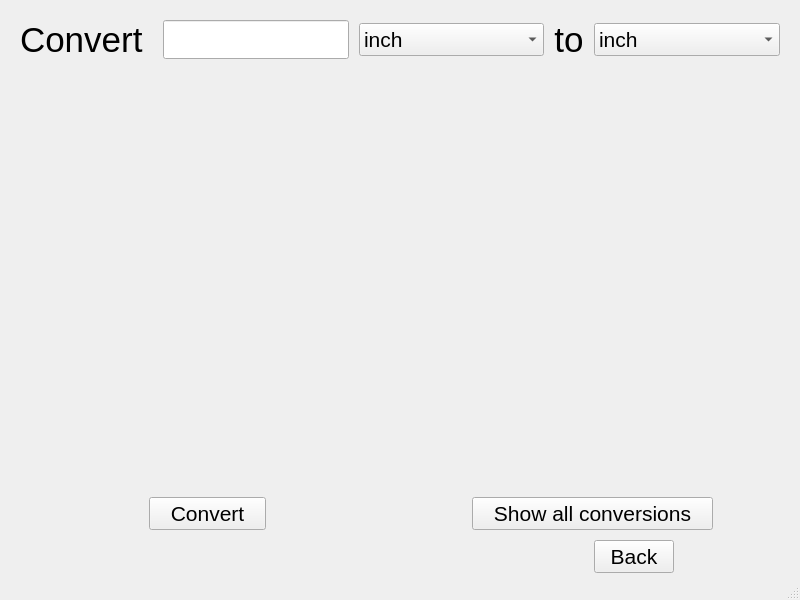
<?xml version="1.0" encoding="UTF-8"?>
<ui version="4.0">
 <class>MainWindow</class>
 <widget class="QMainWindow" name="MainWindow">
  <property name="geometry">
   <rect>
    <x>0</x>
    <y>0</y>
    <width>800</width>
    <height>600</height>
   </rect>
  </property>
  <property name="minimumSize">
   <size>
    <width>800</width>
    <height>600</height>
   </size>
  </property>
  <property name="windowTitle">
   <string>MainWindow</string>
  </property>
  <widget class="QWidget" name="centralwidget">
   <layout class="QGridLayout" name="gridLayout">
    <property name="leftMargin">
     <number>20</number>
    </property>
    <property name="topMargin">
     <number>20</number>
    </property>
    <property name="rightMargin">
     <number>20</number>
    </property>
    <property name="bottomMargin">
     <number>5</number>
    </property>
    <property name="spacing">
     <number>10</number>
    </property>
    <item row="0" column="9">
     <widget class="QPushButton" name="btn_flip">
      <property name="sizePolicy">
       <sizepolicy hsizetype="Fixed" vsizetype="Fixed">
        <horstretch>0</horstretch>
        <verstretch>0</verstretch>
       </sizepolicy>
      </property>
      <property name="font">
       <font>
        <family>Segoe UI</family>
        <pointsize>26</pointsize>
        <italic>false</italic>
        <bold>false</bold>
       </font>
      </property>
      <property name="styleSheet">
       <string notr="true">QPushButton {
    border: none;
    background: transparent; /* Optional: Remove background as well */
    font: 26pt &quot;Segoe UI&quot;; /* Example: Change font */
    padding: 0;
    text-align: center;
}
QPushButton:hover {
    color: #0056b3; /* Optional: Add hover effects for interactivity */
}
</string>
      </property>
      <property name="text">
       <string>to</string>
      </property>
     </widget>
    </item>
    <item row="0" column="10">
     <widget class="QComboBox" name="combo_unit_to">
      <property name="font">
       <font>
        <pointsize>16</pointsize>
       </font>
      </property>
      <item>
       <property name="text">
        <string>inch</string>
       </property>
      </item>
      <item>
       <property name="text">
        <string>feet</string>
       </property>
      </item>
      <item>
       <property name="text">
        <string>yard</string>
       </property>
      </item>
      <item>
       <property name="text">
        <string>mile</string>
       </property>
      </item>
      <item>
       <property name="text">
        <string>banana</string>
       </property>
      </item>
      <item>
       <property name="text">
        <string>football field</string>
       </property>
      </item>
      <item>
       <property name="text">
        <string>basketball court</string>
       </property>
      </item>
      <item>
       <property name="text">
        <string>Washington Monument</string>
       </property>
      </item>
      <item>
       <property name="text">
        <string>dollar bill</string>
       </property>
      </item>
      <item>
       <property name="text">
        <string>semi truck</string>
       </property>
      </item>
      <item>
       <property name="text">
        <string>bald eagle</string>
       </property>
      </item>
      <item>
       <property name="text">
        <string>Empire State Building</string>
       </property>
      </item>
      <item>
       <property name="text">
        <string>hot dog</string>
       </property>
      </item>
      <item>
       <property name="text">
        <string>M4 carbine</string>
       </property>
      </item>
      <item>
       <property name="text">
        <string>Grand Canyon</string>
       </property>
      </item>
     </widget>
    </item>
    <item row="0" column="6">
     <widget class="QLabel" name="label">
      <property name="sizePolicy">
       <sizepolicy hsizetype="Fixed" vsizetype="Fixed">
        <horstretch>6</horstretch>
        <verstretch>6</verstretch>
       </sizepolicy>
      </property>
      <property name="font">
       <font>
        <pointsize>26</pointsize>
       </font>
      </property>
      <property name="text">
       <string>Convert </string>
      </property>
     </widget>
    </item>
    <item row="7" column="6" colspan="5">
     <layout class="QHBoxLayout" name="horizontalLayout">
      <property name="sizeConstraint">
       <enum>QLayout::SizeConstraint::SetMaximumSize</enum>
      </property>
      <item>
       <layout class="QVBoxLayout" name="verticalLayout_2">
        <item alignment="Qt::AlignmentFlag::AlignHCenter">
         <widget class="QPushButton" name="btn_convert">
          <property name="enabled">
           <bool>true</bool>
          </property>
          <property name="sizePolicy">
           <sizepolicy hsizetype="Fixed" vsizetype="Fixed">
            <horstretch>0</horstretch>
            <verstretch>0</verstretch>
           </sizepolicy>
          </property>
          <property name="font">
           <font>
            <pointsize>16</pointsize>
           </font>
          </property>
          <property name="text">
           <string>   Convert   </string>
          </property>
         </widget>
        </item>
       </layout>
      </item>
      <item>
       <layout class="QVBoxLayout" name="verticalLayout">
        <item alignment="Qt::AlignmentFlag::AlignHCenter">
         <widget class="QPushButton" name="btn_convert_all">
          <property name="sizePolicy">
           <sizepolicy hsizetype="Fixed" vsizetype="Fixed">
            <horstretch>0</horstretch>
            <verstretch>0</verstretch>
           </sizepolicy>
          </property>
          <property name="minimumSize">
           <size>
            <width>0</width>
            <height>0</height>
           </size>
          </property>
          <property name="baseSize">
           <size>
            <width>0</width>
            <height>0</height>
           </size>
          </property>
          <property name="font">
           <font>
            <pointsize>16</pointsize>
           </font>
          </property>
          <property name="autoFillBackground">
           <bool>false</bool>
          </property>
          <property name="text">
           <string>   Show all conversions   </string>
          </property>
         </widget>
        </item>
       </layout>
      </item>
     </layout>
    </item>
    <item row="0" column="7">
     <widget class="QLineEdit" name="txt_amount">
      <property name="sizePolicy">
       <sizepolicy hsizetype="MinimumExpanding" vsizetype="Maximum">
        <horstretch>0</horstretch>
        <verstretch>0</verstretch>
       </sizepolicy>
      </property>
      <property name="font">
       <font>
        <pointsize>20</pointsize>
       </font>
      </property>
      <property name="inputMethodHints">
       <set>Qt::InputMethodHint::ImhPreferNumbers</set>
      </property>
      <property name="maxLength">
       <number>999999999</number>
      </property>
     </widget>
    </item>
    <item row="4" column="6" colspan="5">
     <spacer name="verticalSpacer">
      <property name="orientation">
       <enum>Qt::Orientation::Vertical</enum>
      </property>
      <property name="sizeHint" stdset="0">
       <size>
        <width>20</width>
        <height>40</height>
       </size>
      </property>
     </spacer>
    </item>
    <item row="0" column="8" alignment="Qt::AlignmentFlag::AlignHCenter">
     <widget class="QComboBox" name="combo_unit_from">
      <property name="font">
       <font>
        <pointsize>16</pointsize>
       </font>
      </property>
      <item>
       <property name="text">
        <string>inch</string>
       </property>
      </item>
      <item>
       <property name="text">
        <string>feet</string>
       </property>
      </item>
      <item>
       <property name="text">
        <string>yard</string>
       </property>
      </item>
      <item>
       <property name="text">
        <string>mile</string>
       </property>
      </item>
      <item>
       <property name="text">
        <string>banana</string>
       </property>
      </item>
      <item>
       <property name="text">
        <string>football field</string>
       </property>
      </item>
      <item>
       <property name="text">
        <string>basketball court</string>
       </property>
      </item>
      <item>
       <property name="text">
        <string>Washington Monument</string>
       </property>
      </item>
      <item>
       <property name="text">
        <string>dollar bill</string>
       </property>
      </item>
      <item>
       <property name="text">
        <string>semi truck</string>
       </property>
      </item>
      <item>
       <property name="text">
        <string>bald eagle</string>
       </property>
      </item>
      <item>
       <property name="text">
        <string>Empire State Building</string>
       </property>
      </item>
      <item>
       <property name="text">
        <string>hot dog</string>
       </property>
      </item>
      <item>
       <property name="text">
        <string>M4 carbine</string>
       </property>
      </item>
      <item>
       <property name="text">
        <string>Grand Canyon</string>
       </property>
      </item>
     </widget>
    </item>
    <item row="1" column="6" colspan="5">
     <widget class="QLabel" name="lbl_result">
      <property name="font">
       <font>
        <pointsize>16</pointsize>
       </font>
      </property>
      <property name="text">
       <string/>
      </property>
     </widget>
    </item>
    <item row="8" column="10">
     <layout class="QVBoxLayout" name="verticalLayout_3">
      <item>
       <widget class="QPushButton" name="btn_back">
        <property name="sizePolicy">
         <sizepolicy hsizetype="Fixed" vsizetype="Fixed">
          <horstretch>0</horstretch>
          <verstretch>0</verstretch>
         </sizepolicy>
        </property>
        <property name="font">
         <font>
          <pointsize>16</pointsize>
         </font>
        </property>
        <property name="text">
         <string>Back</string>
        </property>
       </widget>
      </item>
     </layout>
    </item>
   </layout>
  </widget>
  <widget class="QStatusBar" name="statusbar"/>
  <widget class="QMenuBar" name="menuBar">
   <property name="geometry">
    <rect>
     <x>0</x>
     <y>0</y>
     <width>800</width>
     <height>21</height>
    </rect>
   </property>
  </widget>
 </widget>
 <tabstops>
  <tabstop>txt_amount</tabstop>
  <tabstop>combo_unit_from</tabstop>
  <tabstop>combo_unit_to</tabstop>
 </tabstops>
 <resources/>
 <connections/>
</ui>
